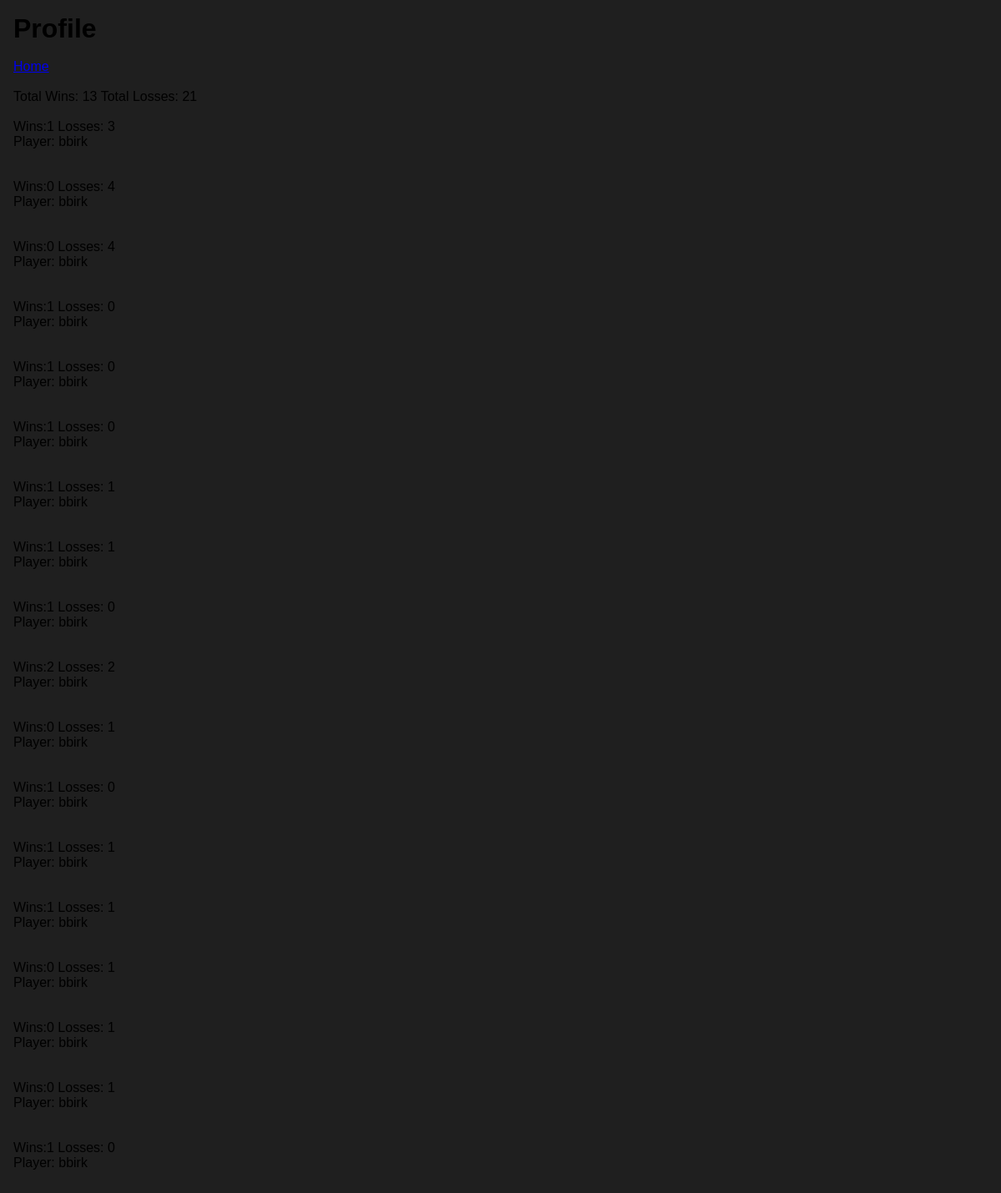
The page /users/bbirk/ (signed in) on the database as committed earlier.
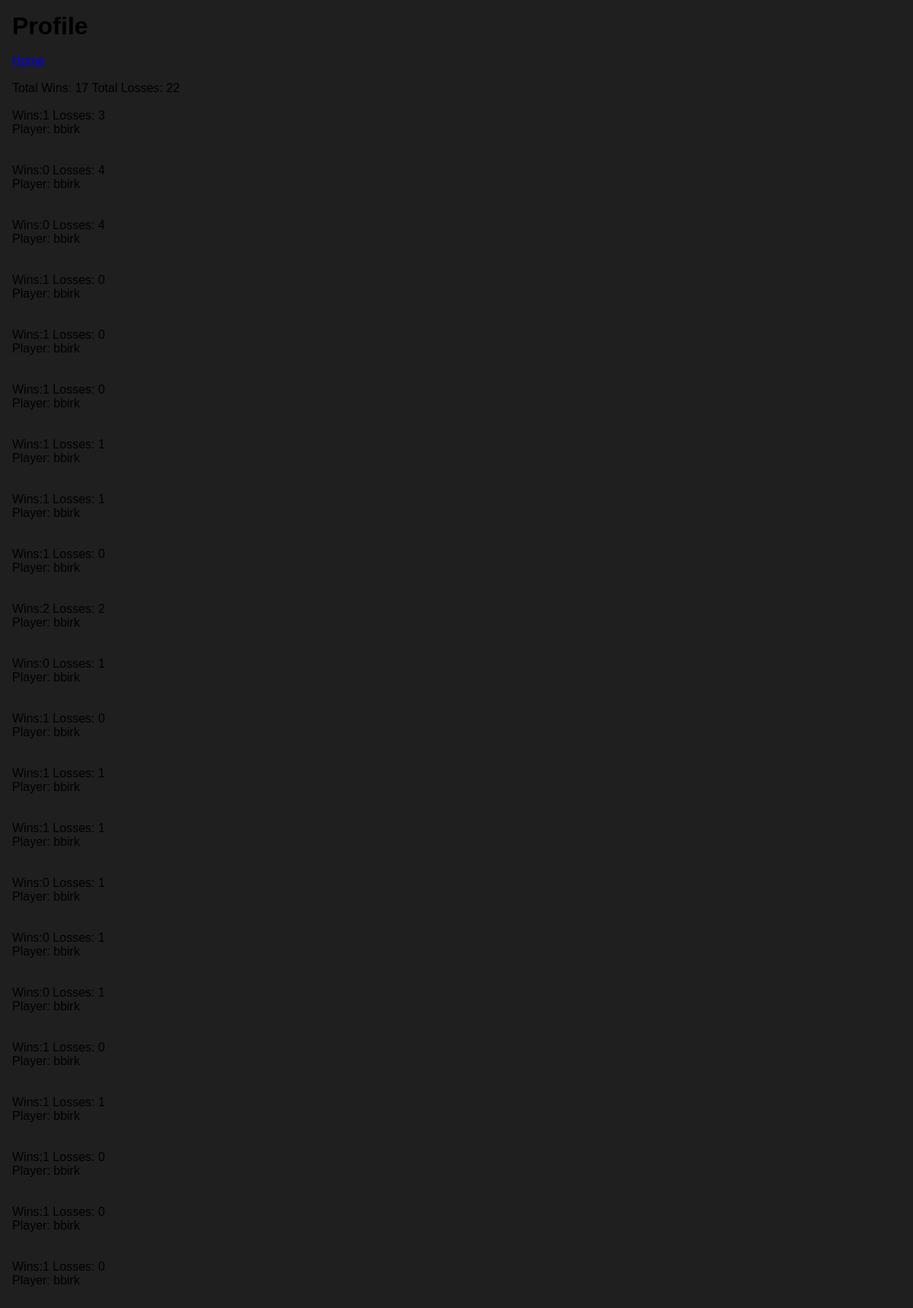
The same page on the database as committed later.
### Blackjack/models.py (models this page shows, shortened)
class Session(models.Model):
    win = models.IntegerField(null=True)
    losses = models.IntegerField(null=True)
    win_streak = models.IntegerField(null=True)
    player = models.ForeignKey('auth.User', related_name='posts', on_delete=models.CASCADE)

### users/views.py (the view)
# urls.py: path('<str:username>/', views.userProfile, name='profile')
def userProfile(request, username):
    totalWins = 0
    totalLosses = 0
    user = User.objects.get(username=username)
    sessions = Session.objects.filter(player=request.user)
    print("!!!!!!!!!!!", sessions[0].win)
    for item in sessions:
        totalWins += item.win
        totalLosses += item.losses
        print("@@@@@@", item.win, item.losses)
        print("@@@@@@", totalWins, totalLosses)
    context = {
        "user":user,
        "sessions":sessions,
        "totalWins": totalWins,
        "totalLosses": totalLosses,
    }
    return render(request, 'users/profile.html', context)

### users/templates/users/profile.html (shortened to what this page needs)
{% load static %}
<!DOCTYPE html>
<html lang="en">
    <head>
        <link rel="stylesheet" href="{% static '/styles.css' %}">
    </head>
    <body>
        <div id="profile">
            <h1>Profile</h1>
            <br>
            {% if user.is_authenticated %}
                <a href="{% url 'Blackjack:myhome' %}">Home</a>
                <br><br>
                <p> Total Wins: {{totalWins}} Total Losses: {{totalLosses}}</p>
                <br>
                {% for session in sessions %}
                    <p> Wins:{{session.win}} Losses: {{session.losses}}</p>
                    <p> Player: {{session.player}} </p>
                    <br><br>
                {% endfor %}
            {% else %}
                <a href="{% url 'logout' %}">Logout</a>
            {% endif %}
        </div>
    </body>
</html>

Rows that differ between the two databases and show on the page:
added Session: win "1", losses "1", player "bbirk"
added Session: win "1", losses "0", player "bbirk"
added Session: win "1", losses "0", player "bbirk"
added Session: win "1", losses "0", player "bbirk"
Other text that changed with them:
{{ totalWins }}: "13" → "17"
{{ totalLosses }}: "21" → "22"
